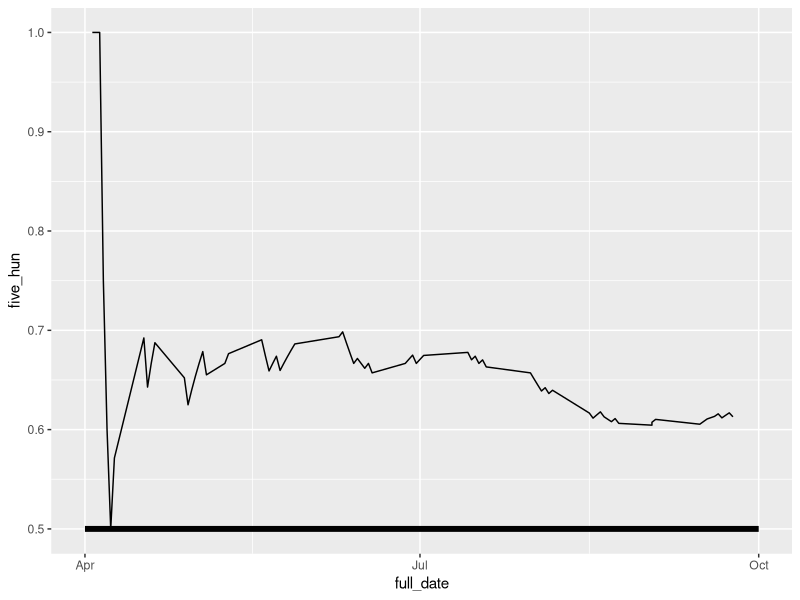

Here is the R script that generated this plot:
#Houston winning percentage 
library(ggplot2)
library(dplyr)

# Build the dataframe from the csv with a good date
games <- read.csv("data/2017-games.csv")%>%
  mutate(year=substr(GAME_DT,1,4)) %>%
  mutate(month=substr(GAME_DT,5,6)) %>%
  mutate(day=substr(GAME_DT,7,8)) %>%
  mutate(full_date=as.Date(paste(year,month,day,sep='-'))) %>%
  arrange(full_date)
# Drop uneeded columns
games$year <- NULL
games$month <- NULL
games$day <- NULL
games$GAME_ID <- NULL
games$GAME_DT <- NULL
# Get a list of teams, just in case
teams <- unique(games['HOME_TEAM_ID'])
#Determine the winner and loser of each game
games$winner <- ifelse(games$AWAY_SCORE_CT > games$HOME_SCORE_CT, as.character(games$AWAY_TEAM_ID), as.character(games$HOME_TEAM_ID))
games$loser  <- ifelse(games$AWAY_SCORE_CT < games$HOME_SCORE_CT, as.character(games$AWAY_TEAM_ID), as.character(games$HOME_TEAM_ID))
# Find out which games the 'Stros won
bool_win_HOU <- as.numeric(grepl("HOU", games$winner))
# Get the cumulative sum as the season progresses
HOU_w <- cumsum(bool_win_HOU)
# Find out which they lost
bool_loss_HOU <- as.numeric(grepl("HOU", games$loser))
# Get the cumulative sum as the season progresses
HOU_l <- cumsum(bool_loss_HOU)
# Get the info we need from the original dataframe into a new df called HOU
ALL_MLB <- subset(games, select = c("HOME_TEAM_ID", "PARK_ID", "ATTEND_PARK_CT", "full_date"))
# Add the two new numbers to the dataframe
ALL_MLB$HOU_l <- HOU_l
ALL_MLB$HOU_w <- HOU_w
#Let's just get games in HOU
HOU <- filter(ALL_MLB, PARK_ID == "HOU03")

# .500 line
x <- as.Date(c("2017-04-01", "2017-10-01"))
y<-c(.5,.5)
five_hundered_line <- data.frame(date=x,five_hun=y)

# Let's plot
ggplot(data=HOU, aes(x=full_date))+
    geom_line(data=five_hundered_line,aes(x=date,y=five_hun), size=2)+
    geom_line(aes(y=(HOU_w / (HOU_l + HOU_w))))

